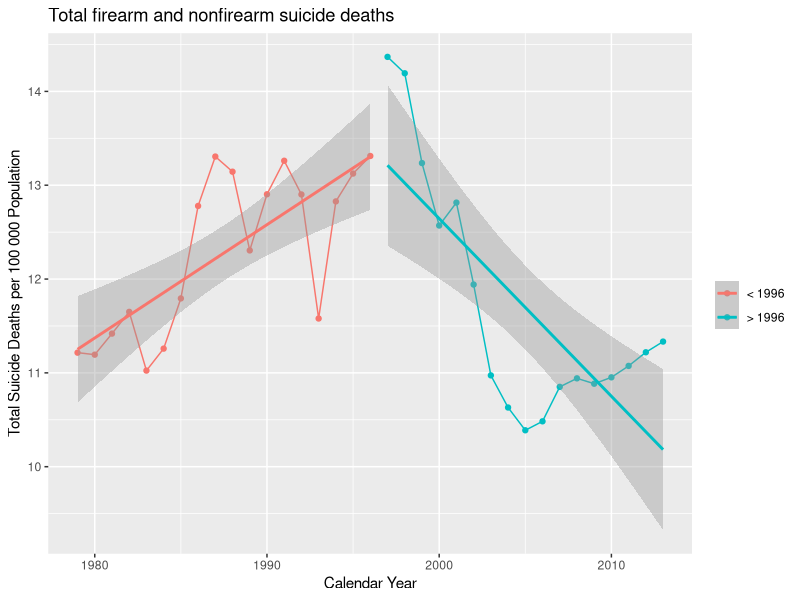

This figure's R source:
## ---- chunk 1
knitr::opts_chunk$set(fig.align = "center")
## ---- chunk 2
library(readr)
library(magrittr)
library(dplyr)
library(knitr)
library(ggplot2)
library(MASS)
## ---- chunk 3
read_csv("../inst/extdata/AUdeaths_corrected_10-11-2016.csv") %>%
  glimpse()
## ---- chunk 4
read_csv("../inst/extdata/AUdeaths_corrected_10-11-2016.csv") %>%
  rename(Year = year) %>% 
  mutate(rate = round(suicidetotal / personyearsatrisk * 100000, 2)) %>%
  group_by(Year) %>%
  summarise("No." = suicidetotal, "Crude Rate per 100 000 Population" =  rate) %>%
  kable(caption = "Suicide Total Deaths")
## ---- chunk 5
read_csv("../inst/extdata/AUdeaths_corrected_10-11-2016.csv") %>%
  rename(Year = year) %>%
  mutate(rate = suicidetotal / personyearsatrisk) %>%
  mutate(law = ifelse(Year > 1996, "> 1996", "< 1996")) %>% 
  ggplot(aes(Year, rate * 100000)) +
    geom_point(aes(colour = factor(law))) +
    geom_line(aes(colour = factor(law))) +
    geom_smooth(aes(colour = factor(law)), method = lm) +
    labs(title = "Total firearm and nonfirearm suicide deaths",
         x = "Calendar Year",
         y = "Total Suicide Deaths per 100 000 Population",
         colour = "")
## ---- chunk 6
model_a <- read_csv("../inst/extdata/AUdeaths_corrected_10-11-2016.csv") %>%
  rename(Year = year) %>% 
  mutate(law = ifelse(Year > 1996, "> 1996", "< 1996")) %>%
  mutate(law = as.factor(law)) %>%
  filter(law == "< 1996") %>%
  glm.nb(suicidetotal ~ Year + offset(log(personyearsatrisk)), data = .)

estimate <- coef(model_a) %>% exp() %>% matrix()
estimate <- estimate[-1, , drop = FALSE]
confint <- confint(model_a) %>% exp()
confint <- confint[-1, , drop = FALSE]
cbind(estimate, confint) %>% kable(digits = 3, col.names = c("Estimate", "95% CI Lower Limit", "95% CI Upper Limit"), format.args = list(nsmall = 3, scientific = FALSE), align = "l")
## ---- chunk 7
model_b <- read_csv("../inst/extdata/AUdeaths_corrected_10-11-2016.csv") %>%
  rename(Year = year) %>%
  mutate(law = ifelse(Year > 1996, "> 1996", "< 1996")) %>%
  mutate(law = as.factor(law)) %>%
  filter(law == "> 1996") %>%
  glm.nb(suicidetotal ~ Year + offset(log(personyearsatrisk)), data = .)

estimate <- coef(model_b) %>% exp() %>% matrix()
confint <- confint(model_b) %>% exp()
cbind(estimate, confint) %>% kable(digits = 3, col.names = c("Estimate", "95% CI Lower Limit", "95% CI Upper Limit"), format.args = list(nsmall = 3, scientific = FALSE))
## ---- chunk 8
model_c <- read_csv("../inst/extdata/AUdeaths_corrected_10-11-2016.csv") %>%
  rename(Year = year) %>%
mutate(law = ifelse(Year > 1996, " > 1996", " < 1996")) %>%
mutate(law = as.factor(law)) %>%
mutate(Year = Year - 1996) %>%
glm.nb(suicidetotal ~ Year + law + Year * law + offset(log(personyearsatrisk)), data = .)

estimate <- coef(model_c) %>% exp() %>% matrix()
confint <- confint(model_c) %>% exp()
cbind(estimate, confint) %>% kable(digits = 3, col.names = c("Estimate", "95% CI Lower Limit", "95% CI Upper Limit"), format.args = list(nsmall = 3, scientific = FALSE))
